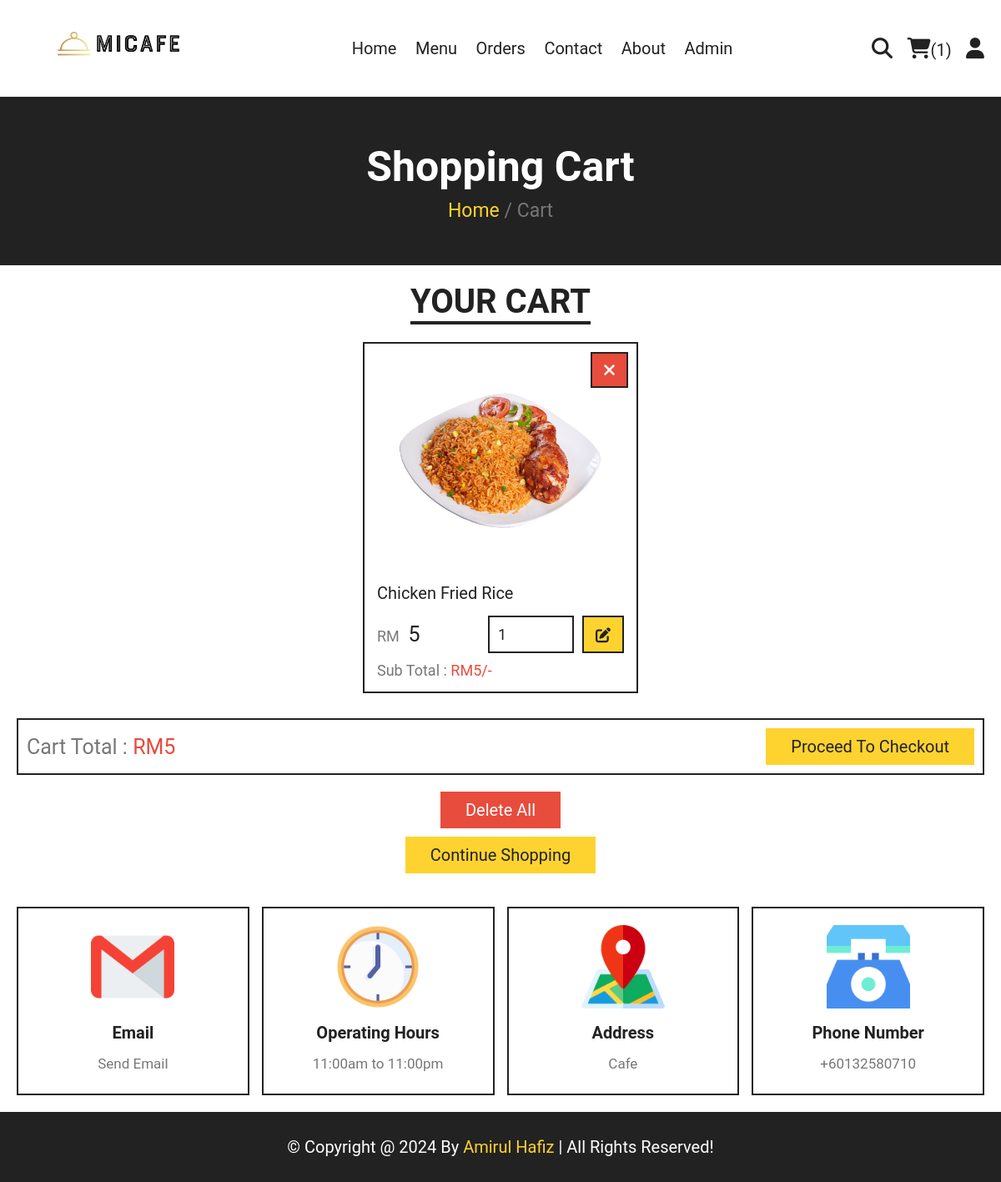
/cart.php (signed in), run on the app's committed database.
### tables this page shows
CREATE TABLE `cart` (
  `id` int(100) NOT NULL,
  `user_id` int(100) NOT NULL,
  `pid` int(100) NOT NULL,
  `name` varchar(100) NOT NULL,
  `price` int(10) NOT NULL,
  `quantity` int(10) NOT NULL,
  `image` varchar(100) NOT NULL
);

### cart.php (the view, shortened to what this page needs)
<?php
include 'components/connect.php';
if(isset($_SESSION['user_id'])){
   $user_id = $_SESSION['user_id'];
}else{
   $user_id = '';
   header('location:home.php');
};
?>
<!DOCTYPE html>
<html lang="en">
<head>
   <link rel="stylesheet" href="https://cdnjs.cloudflare.com/ajax/libs/font-awesome/6.1.1/css/all.min.css">
   <link rel="stylesheet" href="css/style.css">
</head>
<body>
<?php include 'components/user_header.php'; ?>
<div class="heading">
   <h3>shopping cart</h3>
   <p><a href="home.php">Home</a> <span> / Cart</span></p>
</div>
<section class="products">
   <h1 class="title">your cart</h1>
   <div class="box-container">
      <?php
         $grand_total = 0;
         $select_cart = $conn->prepare("SELECT * FROM `cart` WHERE user_id = ?");
         $select_cart->execute([$user_id]);
         if($select_cart->rowCount() > 0){
            while($fetch_cart = $select_cart->fetch(PDO::FETCH_ASSOC)){
      ?>
      <form action="" method="post" class="box">
         <button type="submit" class="fas fa-times" name="delete" onclick="return confirm('delete this item?');"></button>
         <img src="uploaded_img/<?= $fetch_cart['image']; ?>" alt="">
         <div class="name"><?= $fetch_cart['name']; ?></div>
         <div class="flex">
            <div class="price"><span>RM&nbsp;</span>
            <?= $fetch_cart['price']; ?></div>
            <input type="number" name="qty" class="qty" min="1" max="99" value="<?= $fetch_cart['quantity']; ?>" maxlength="2">
            <button type="submit" class="fas fa-edit" name="update_qty"></button>
         </div>
         <div class="sub-total"> Sub Total : <span>RM<?= $sub_total = ($fetch_cart['price'] * $fetch_cart['quantity']); ?>/-</span> </div>
      </form>
      <?php
               $grand_total += $sub_total;
            }
         }else{
            echo '<p class="empty">your cart is empty</p>';
         }
      ?>
   </div>
   <div class="cart-total">
      <p>Cart Total : <span>RM<?= $grand_total; ?></span></p>
      <a href="checkout.php" class="btn <?= ($grand_total > 1)?'':'disabled'; ?>">proceed to checkout</a>
   </div>
   <div class="more-btn">
      <form action="" method="post">
         <button type="submit" class="delete-btn <?= ($grand_total > 1)?'':'disabled'; ?>" name="delete_all" onclick="return confirm('delete all from cart?');">delete all</button>
      </form>
      <a href="menu.php" class="btn">continue shopping</a>
   </div>
</section>
<?php include 'components/footer.php'; ?>
</body>
</html>

### css/style.css (style rules this page uses)
:root { --yellow:#fed330; --red:#e74c3c; --white:#fff; --black:#222; --light-color:#777; --border:.2rem solid var(--black); }
* { font-family: Roboto, sans-serif; margin:0; padding:0; box-sizing: border-box; outline: none; border: none; text-decoration: none; }
html { font-size: 62.5%; overflow-x: hidden; scroll-behavior: smooth; stop-opacity: 7rem; }
section { margin:0 auto; max-width: 1200px; padding:2rem; }
.title { text-align: center; margin-bottom: 2.5rem; font-size: 4rem; color:var(--black); text-transform: uppercase; text-decoration: underline; text-underline-offset: 1rem; }
.heading { display: flex; align-items: center; justify-content: center; gap:1rem; flex-flow: column; background-color: var(--black); min-height: 20rem; }
.heading h3 { font-size: 5rem; color:var(--white); text-transform: capitalize; }
.heading p { font-size: 2.3rem; color:var(--light-color); }
.heading p a { color:var(--yellow); }
.btn, .delete-btn { margin-top: 1rem; display: inline-block; font-size: 2rem; padding:1rem 3rem; cursor: pointer; text-transform: capitalize; transition: .2s linear; }
.btn { background-color: var(--yellow); color:var(--black); }
.delete-btn { background-color: var(--red); color:var(--white); }
.products .box-container { display: grid; grid-template-columns: repeat(auto-fit, 33rem); justify-content: center; align-items: flex-start; gap:1.5rem; }
.products .box-container .box { border:var(--border); padding:1.5rem; position: relative; overflow: hidden; }
.products .box-container .box img { height: 25rem; width: 100%; object-fit: contain; margin-bottom: 1rem; }
.products .box-container .box .name { font-size: 2rem; color:var(--black); margin:1rem 0; }
.products .box-container .box .flex { display: flex; align-items: center; gap:1rem; margin-top: 1.5rem; }
.products .box-container .box .flex .price { margin-right: auto; font-size: 2.5rem; color:var(--black); }
.products .box-container .box .flex .price span { color:var(--light-color); font-size: 1.8rem; }
.products .box-container .box .flex .qty { padding:1rem; border:var(--border); font-size: 1.8rem; color:var(--black); }
.products .box-container .box .flex .fa-edit { width: 5rem; background-color: var(--yellow); color:var(--black); cursor: pointer; font-size: 1.8rem; height: 4.5rem; border:var(--border); }
.products .box-container .box .fa-times { position: absolute; top:1rem; right:1rem; background-color: var(--red); color:var(--white); border:var(--border); line-height:4rem; height: 4.3rem; width: 4.5rem; cursor: pointer; font-size: 2rem; }
.products .box-container .box .sub-total { margin-top: 1rem; font-size: 1.8rem; color:var(--light-color); }
.products .box-container .box .sub-total span { color:var(--red); }
.products .more-btn { margin-top: 1rem; text-align: center; }
.products .cart-total { display: flex; align-items: center; gap:1.5rem; flex-wrap: wrap; justify-content: space-between; margin-top: 3rem; border:var(--border); padding:1rem; }
.products .cart-total p { font-size: 2.5rem; color:var(--light-color); }
.products .cart-total p span { color:var(--red); }
.products .cart-total .btn { margin-top: 0; }
html { font-size: 62.5%; overflow-x: hidden; }

### data on the page
cart: image (picture), name "Chicken Fried Rice", price "5", qty "1"

### other printed values
$total_cart_items "1"
$grand_total "5"
